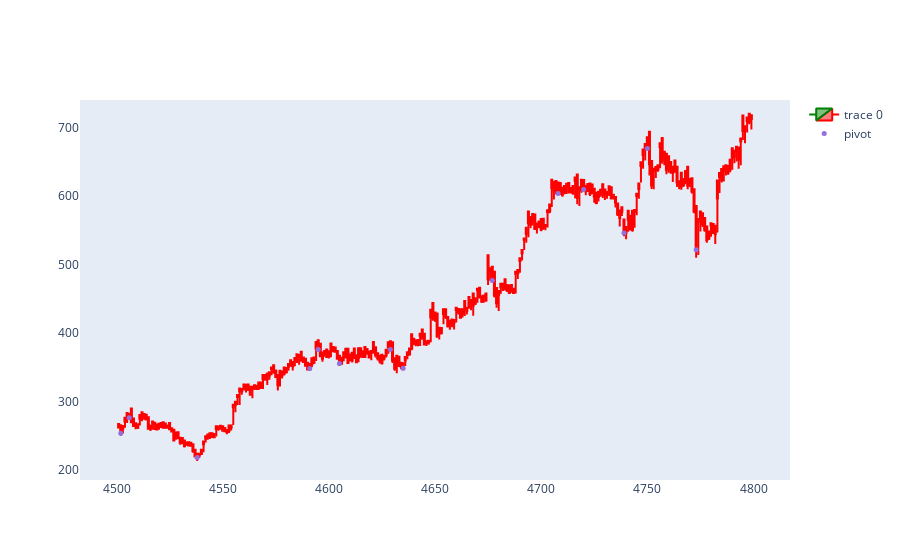

The cell this chart's notebook holds for it:
### Code cell
import plotly.graph_objects as go
from plotly.subplots import make_subplots
from datetime import datetime
dfpl = df[-300:-1]
fig = go.Figure(data=[go.Candlestick(x=dfpl.index,
                open=dfpl['open'],
                high=dfpl['high'],
                low=dfpl['low'],
                close=dfpl['close'],
                increasing_line_color= 'green', 
                decreasing_line_color= 'red')])

fig.add_scatter(x=dfpl.index, y=dfpl['pointpos'], mode="markers",
                marker=dict(size=5, color="MediumPurple"),
                name="pivot")
fig.update_layout(xaxis_rangeslider_visible=False)
fig.update_xaxes(showgrid=False)
fig.update_yaxes(showgrid=False)
# fig.update_layout(paper_bgcolor='black', plot_bgcolor='black')

fig.show()

### Figure 1 — Plotly figure (JSON) as saved in the notebook; plotly's stock layout.template omitted (floating-point values rounded to 4 significant figures; data arrays with more than 128 entries replaced by an {"elided": "..."} marker saying what was removed)
{"data": [{"close": {"elided": "299 float values"}, "decreasing": {"line": {"color": "red"}}, "high": {"elided": "299 float values"}, "increasing": {"line": {"color": "green"}}, "low": {"elided": "299 float values"}, "open": {"elided": "299 float values"}, "type": "candlestick", "x": {"elided": "299 int values"}}, {"marker": {"color": "MediumPurple", "size": 5}, "mode": "markers", "name": "pivot", "type": "scatter", "x": {"elided": "299 int values"}, "y": {"elided": "299 float values"}}], "layout": {"xaxis": {"rangeslider": {"visible": false}, "showgrid": false}, "yaxis": {"showgrid": false}}}
